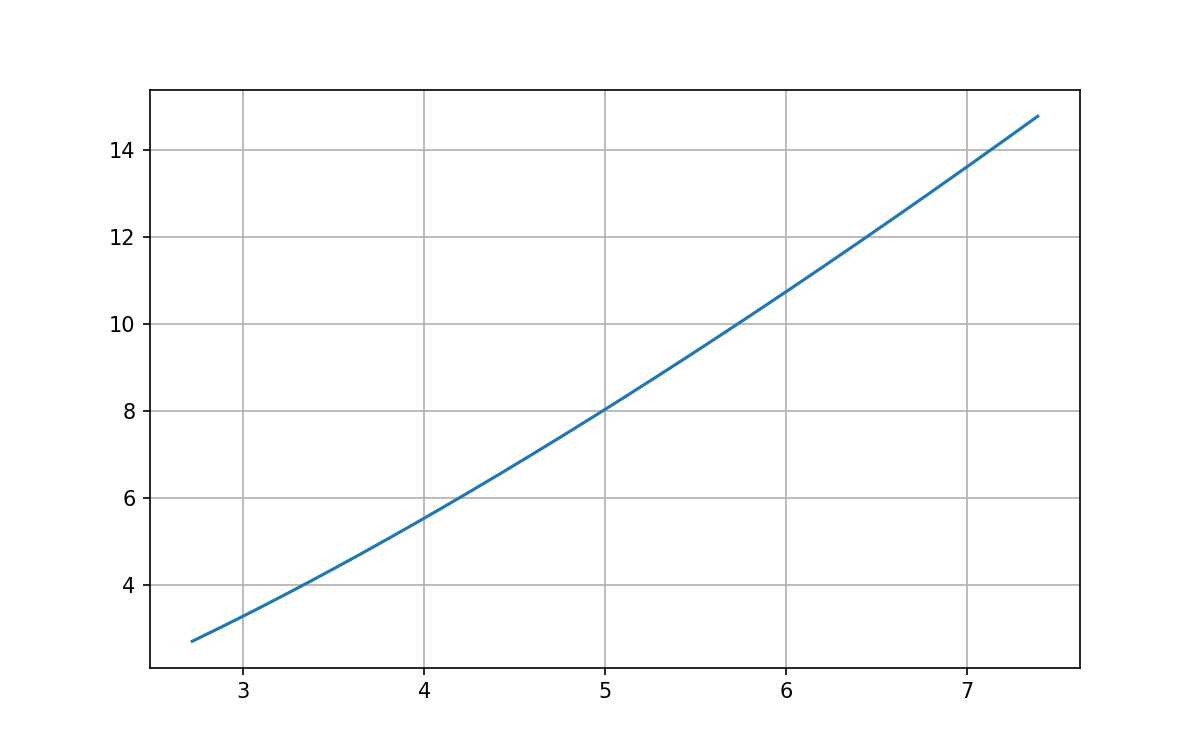

Recreate this plot in Python.
import numpy as np
import matplotlib.pyplot as plt
import utils

f1 = lambda x, y, z: z
f2 = lambda x, y, z: np.sqrt(-np.exp(z) * y + np.e * y ** 2 / np.log(x) + 1 / (x ** 2))
f = lambda t, u: np.array([f(t, u[0], u[1]) for f in [f1, f2]])

y_0 = np.e
y_1 = 2*np.e ** 2
n = 10000
x_min = np.e
x_max = np.e ** 2


def calc_sol_alpha(f, y_0, z_0, x_min, x_max, n):
    h = (x_max - x_min) / n
    step = x_min
    u = np.array([y_0, z_0])

    while step < x_max:
        u = utils.rk4(f, step, u, h)
        step += h
    return u[0]


an = 1
a_h = 1e-3

F = lambda a: calc_sol_alpha(f, y_0, a, x_min, x_max, n) - y_1
dF = lambda a: (F(a + a_h) - F(a)) / a_h

for i in range(15):
    # print(an)
    an = an - (F(an) / dF(an))

print(an)


def calc_sol(f, y_0, z_0, x_min, x_max, n):
    h = (x_max - x_min) / n
    step = x_min
    y = np.array([y_0])
    x = np.array([step])
    u = np.array([y_0, z_0])

    while step < x_max:
        u = utils.rk4(f, step, u, h)
        step += h
        x = np.append(x, step)
        y = np.append(y, u[0])

    return x, y


x, y = calc_sol(f, y_0, an, x_min, x_max, n)
fig, ax = plt.subplots(figsize=(8, 5), dpi=150)

plt.grid(True)

ax.plot(x, y)

plt.savefig("task_4_shoot.png")
plt.show()
